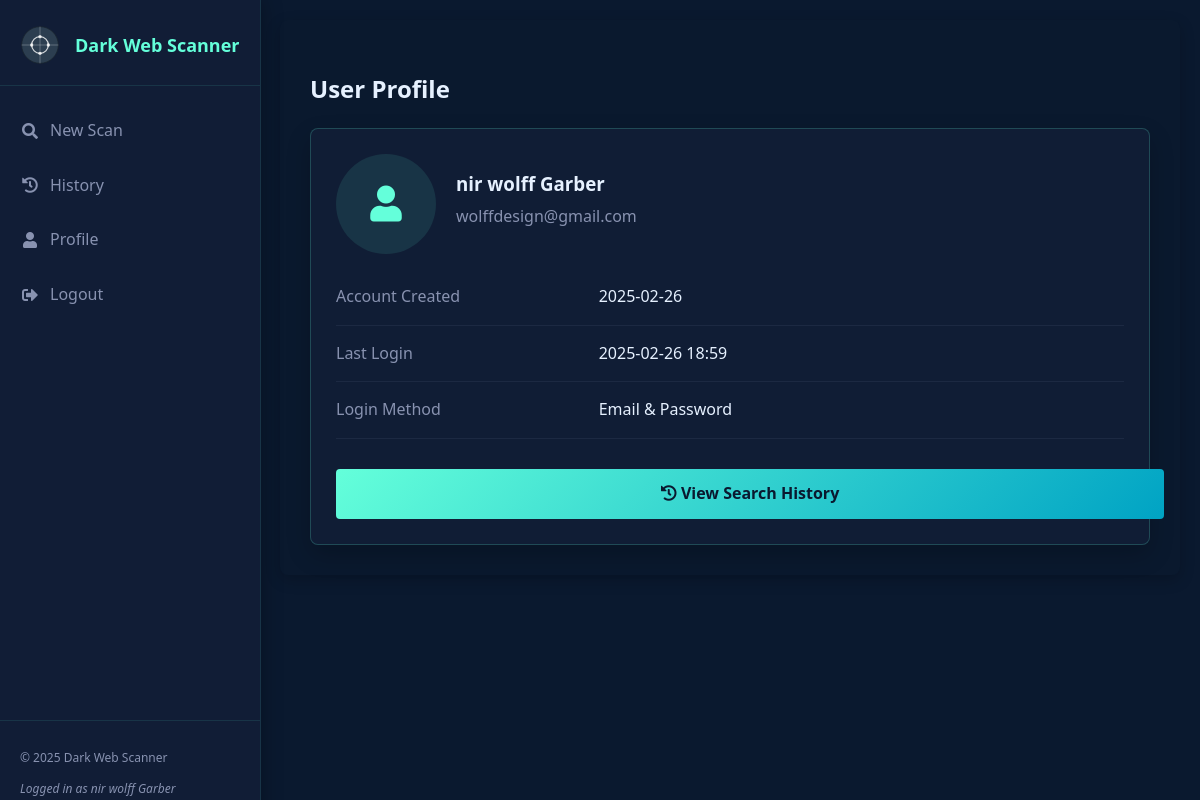
Screenshot of /profile (signed in) with the database file from the repository.
### models.py (models this page shows, shortened)
class User(UserMixin, db.Model):
    __tablename__ = 'users'
    id = db.Column(db.Integer, primary_key=True)
    email = db.Column(db.String(100), unique=True, nullable=False)
    password_hash = db.Column(db.String(200), nullable=True)
    name = db.Column(db.String(100), nullable=True)
    created_at = db.Column(db.DateTime, default=datetime.utcnow)
    is_admin = db.Column(db.Boolean, default=False)
    last_login = db.Column(db.DateTime, nullable=True)
    google_id = db.Column(db.String(100), nullable=True, unique=True)
    profile_pic = db.Column(db.String(200), nullable=True)
    searches = db.relationship('SearchHistory', backref='user', lazy=True)

### auth.py (the view)
@auth.route('/profile')
@login_required
def profile():
    return render_template('profile.html', user=current_user)

### darkweb_search.py (called while the page is built)
@login_manager.user_loader
def load_user(user_id):
    return User.query.get(int(user_id))

### templates/profile.html (shortened to what this page needs)
{% extends 'base.html' %}
{% block content %}
<div class="profile-container">
    <h2>User Profile</h2>
    <div class="profile-card">
        <div class="profile-header">
            {% if current_user.profile_pic %}
            <img src="{{ current_user.profile_pic }}" alt="Profile Picture" class="profile-pic">
            {% else %}
            <div class="profile-pic-placeholder">
                <i class="fas fa-user"></i>
            </div>
            {% endif %}
            <div class="profile-info">
                <h3>{{ current_user.name }}</h3>
                <p>{{ current_user.email }}</p>
            </div>
        </div>
        <div class="profile-details">
            <div class="detail-item">
                <div class="detail-label">Account Created</div>
                <div class="detail-value">{{ current_user.created_at.strftime('%Y-%m-%d') }}</div>
            </div>
            <div class="detail-item">
                <div class="detail-label">Last Login</div>
                <div class="detail-value">{{ current_user.last_login.strftime('%Y-%m-%d %H:%M') if current_user.last_login else 'N/A' }}</div>
            </div>
            <div class="detail-item">
                <div class="detail-label">Login Method</div>
                <div class="detail-value">{{ 'Google Account' if current_user.google_id else 'Email & Password' }}</div>
            </div>
        </div>
        <div class="profile-actions">
            <a href="{{ url_for('history.view_history') }}" class="btn btn-primary">
                <i class="fas fa-history"></i> View Search History
            </a>
        </div>
    </div>
</div>
{% endblock %}

### templates/base.html (shortened to what this page needs)
<!DOCTYPE html>
<html lang="en">
<head>
    <link rel="stylesheet" href="{{ url_for('static', filename='css/layout.css') }}">
    <link rel="stylesheet" href="{{ url_for('static', filename='css/styles.css') }}">
    <link rel="stylesheet" href="{{ url_for('static', filename='css/auth.css') }}">
    <link rel="stylesheet" href="https://cdnjs.cloudflare.com/ajax/libs/font-awesome/5.15.4/css/all.min.css">
</head>
<body>
    <div class="app-container">
        <div class="sidebar">
            <div class="logo">
                <img src="{{ url_for('static', filename='images/dark-web-icon.svg') }}" alt="Logo">
                <h1>Dark Web Scanner</h1>
            </div>
            <nav class="nav-menu">
                <ul>
                    <li><a href="{{ url_for('index') }}"><i class="fas fa-search"></i> New Scan</a></li>
                    {% if current_user.is_authenticated %}
                    <li><a href="{{ url_for('history.view_history') }}"><i class="fas fa-history"></i> History</a></li>
                    <li><a href="{{ url_for('auth.profile') }}"><i class="fas fa-user"></i> Profile</a></li>
                    <li><a href="{{ url_for('auth.logout') }}"><i class="fas fa-sign-out-alt"></i> Logout</a></li>
                    {% else %}
                    <li><a href="{{ url_for('auth.login') }}"><i class="fas fa-sign-in-alt"></i> Login</a></li>
                    <li><a href="{{ url_for('auth.signup') }}"><i class="fas fa-user-plus"></i> Sign Up</a></li>
                    {% endif %}
                </ul>
            </nav>
            <div class="sidebar-footer">
                <p>&copy; 2025 Dark Web Scanner</p>
                {% if current_user.is_authenticated %}
                <p class="user-info">Logged in as {{ current_user.name }}</p>
                {% endif %}
            </div>
        </div>
        <div class="main-content">
            {% block content %}{% endblock %}
        </div>
    </div>
</body>
</html>

### static/css/layout.css (style rules this page uses)
.app-container { display: flex; min-height: 100vh; background-color: #0a192f; color: #e6f1ff; }
.sidebar { width: 260px; background-color: rgba(18, 30, 56, 0.9); padding: 25px 0; box-shadow: 0 0 20px rgba(0, 0, 0, 0.3); display: flex; flex-direction: column; border-right: 1px solid rgba(100, 255, 218, 0.1); position: fixed; height: 100vh; overflow-y: auto; }
.logo { display: flex; align-items: center; padding: 0 20px 20px; margin-bottom: 20px; border-bottom: 1px solid rgba(100, 255, 218, 0.1); }
.logo img { width: 40px; height: 40px; margin-right: 15px; }
.logo h1 { font-size: 18px; font-weight: 600; color: #64ffda; margin: 0; }
.nav-menu { flex: 1; }
.nav-menu ul { list-style: none; padding: 0; margin: 0; }
.nav-menu ul li { margin-bottom: 5px; }
.nav-menu ul li a { display: flex; align-items: center; padding: 12px 20px; color: #8892b0; text-decoration: none; transition: all 0.3s; font-weight: 500; }
.nav-menu ul li a i { margin-right: 10px; font-size: 16px; width: 20px; text-align: center; }
.sidebar-footer { padding: 15px 20px; border-top: 1px solid rgba(100, 255, 218, 0.1); font-size: 12px; color: #8892b0; }
.user-info { margin-top: 5px; font-style: italic; }
.main-content { flex: 1; padding: 20px; margin-left: 260px; width: calc(100% - 260px); }

### static/css/styles.css (style rules this page uses)
body { font-family: 'Segoe UI', Tahoma, Geneva, Verdana, sans-serif; background-color: #f8f9fa; color: #333333; line-height: 1.6; margin: 0; padding: 0; }

### static/css/auth.css (style rules this page uses)
.btn { display: inline-block; padding: 12px 20px; background: linear-gradient(135deg, #64ffda 0%, #00a3c4 100%); border: none; border-radius: 4px; color: #0a192f; font-weight: 700; font-size: 16px; cursor: pointer; width: 100%; text-align: center; transition: all 0.3s; text-decoration: none; }
.profile-container, .admin-container, .history-container, .search-details-container, .log-container { padding: 30px; background-color: rgba(10, 25, 47, 0.4); border-radius: 8px; box-shadow: 0 5px 15px rgba(0, 0, 0, 0.2); }
.profile-card, .admin-card { background: rgba(18, 30, 56, 0.8); border-radius: 8px; padding: 25px; box-shadow: 0 10px 25px rgba(0, 0, 0, 0.2); border: 1px solid rgba(100, 255, 218, 0.2); }
.profile-header { display: flex; align-items: center; margin-bottom: 30px; }
.profile-pic, .profile-pic-placeholder { width: 100px; height: 100px; border-radius: 50%; margin-right: 20px; object-fit: cover; background-color: rgba(100, 255, 218, 0.1); display: flex; align-items: center; justify-content: center; font-size: 36px; color: #64ffda; }
.profile-info h3 { color: #e6f1ff; margin: 0 0 5px 0; }
.profile-info p { color: #8892b0; margin: 0 0 10px 0; }
.profile-details { margin-bottom: 30px; }
.detail-item { display: flex; margin-bottom: 15px; border-bottom: 1px solid rgba(136, 146, 176, 0.1); padding-bottom: 15px; }
.detail-label { flex: 1; color: #8892b0; }
.detail-value { flex: 2; color: #e6f1ff; }

### rows the page displays
User: name "nir wolff Garber", email "wolffdesign@gmail.com", created_at "2025-02-26", last_login "2025-02-26 18:59"

### other values shown
{{ 'Google Account' if current_user.google_id else 'Email & Password' }} "Email & Password"
